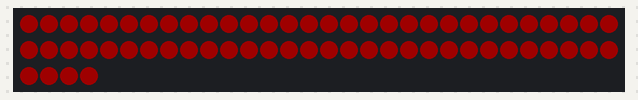
Simulated run of this sketch. Board: Arduino Uno, built with avr-gcc and run on an emulated ATmega328P. On the bench: 64 RGB LEDs in strip order, left to right, continuing on the next row. Dim RGB values are drawn brighter than linear.

Above: at 0.1 s.

The sketch:

Neo3.ino
```cpp
#include <Adafruit_NeoPixel.h>
Adafruit_NeoPixel strip(64, 6);

int colors;

void setup() {
  strip.begin();
  strip.clear();
  strip.setBrightness(30);

}

void loop() {
  for (int i = 0; i < strip.numPixels(); i++) {
    int red = 255;
    strip.setPixelColor(i, red, 0, 0);
  }
  strip.show();
  delay (500);
}
```
